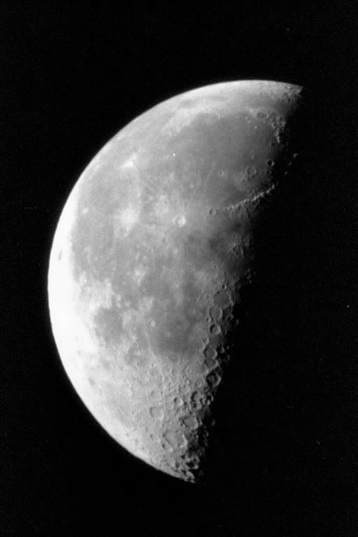
%> input picture 3 year/5 semestr/MPOC/Lab5/moon.tif, 358 x 537 px
$ octave task3.m   (GNU Octave 9; MATLAB toolbox functions it lacks are replaced by stand-ins)
%> lines starting %> are read from the running program, lines starting %| are printed output that depends on the picture
clc
close all
clear all

pkg image load

image = imread('moon.tif');
%> image is the input picture: size 537x358 uint8; min 0, max 253, mean 52.9
image_gaussian = imnoise(image, 'gaussian', 0, 0.01);
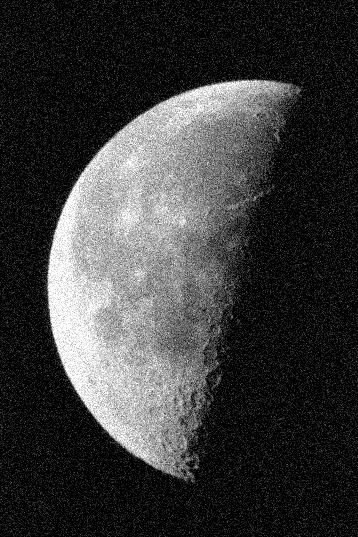
%> image_gaussian: size 537x358 uint8; min 0, max 255, mean 58.4
image_salt_pepper = imnoise(image, 'salt & pepper', 0.05);
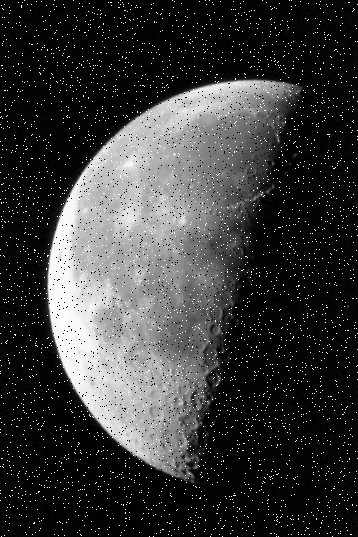
%> image_salt_pepper: size 537x358 uint8; min 0, max 255, mean 56.7
image_speckle = imnoise(image, 'speckle', 0.05);
image_poisson = imnoise(image, 'poisson');

h3x3 = fspecial('average', [3 3]);
h5x5 = fspecial('average', [5 5]);
h7x7 = fspecial('average', [7 7]);

image_gaussian_3x3 = imfilter(image_gaussian, h3x3);
image_gaussian_5x5 = imfilter(image_gaussian, h5x5);
image_gaussian_7x7 = imfilter(image_gaussian, h7x7);

image_salt_pepper_3x3 = imfilter(image_salt_pepper, h3x3);
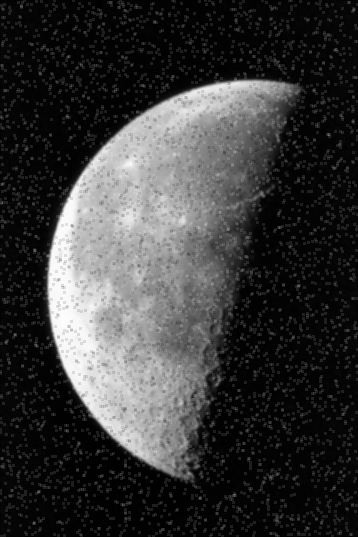
%> image_salt_pepper_3x3: size 537x358 uint8; min 0, max 253, mean 56.7
image_salt_pepper_5x5 = imfilter(image_salt_pepper, h5x5);
image_salt_pepper_7x7 = imfilter(image_salt_pepper, h7x7);

image_speckle_3x3 = imfilter(image_speckle, h3x3);
image_speckle_5x5 = imfilter(image_speckle, h5x5);
image_speckle_7x7 = imfilter(image_speckle, h7x7);

image_poisson_3x3 = imfilter(image_poisson, h3x3);
image_poisson_5x5 = imfilter(image_poisson, h5x5);
image_poisson_7x7 = imfilter(image_poisson, h7x7);

figure;
subplot(2, 3, 1), imshow(image_gaussian_3x3), title('Gaussian 3x3');
subplot(2, 3, 2), imshow(image_gaussian_5x5), title('Gaussian 5x5');
subplot(2, 3, 3), imshow(image_gaussian_7x7), title('Gaussian 7x7');
subplot(2, 3, 4), imshow(image_salt_pepper_3x3), title('Salt & Pepper 3x3');
subplot(2, 3, 5), imshow(image_salt_pepper_5x5), title('Salt & Pepper 5x5');
subplot(2, 3, 6), imshow(image_salt_pepper_7x7), title('Salt & Pepper 7x7');

h_hp = fspecial('laplacian', 0.2);

image_hp_gaussian = imfilter(image_gaussian, h_hp);
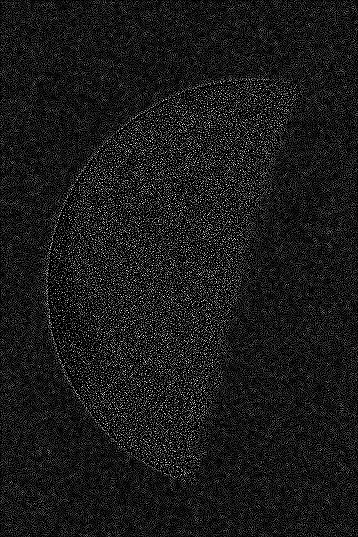
%> image_hp_gaussian: size 537x358 uint8; min 0, max 255, mean 26.9
image_hp_salt_pepper = imfilter(image_salt_pepper, h_hp);
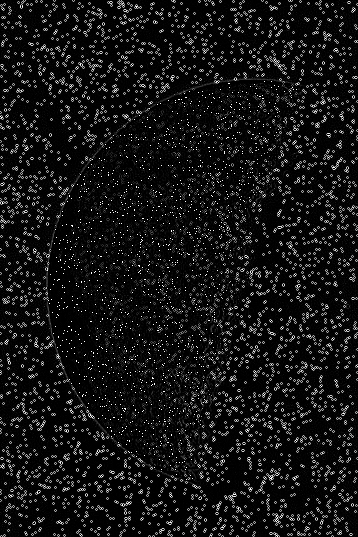
%> image_hp_salt_pepper: size 537x358 uint8; min 0, max 255, mean 20.4
image_hp_speckle = imfilter(image_speckle, h_hp);
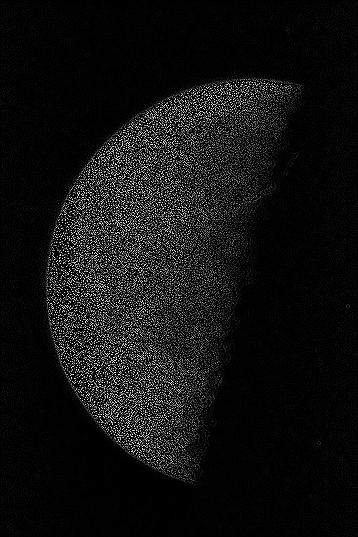
%> image_hp_speckle: size 537x358 uint8; min 0, max 255, mean 17.5
image_hp_poisson = imfilter(image_poisson, h_hp);
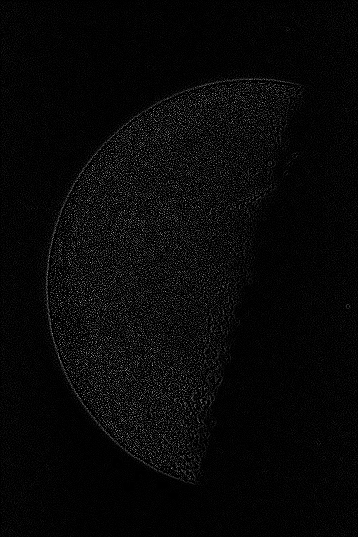
%> image_hp_poisson: size 537x358 uint8; min 0, max 189, mean 8.2

figure;
subplot(2, 2, 1), imshow(image_hp_gaussian), title('HP Gaussian');
subplot(2, 2, 2), imshow(image_hp_salt_pepper), title('HP Salt & Pepper');
subplot(2, 2, 3), imshow(image_hp_speckle), title('HP Speckle');
subplot(2, 2, 4), imshow(image_hp_poisson), title('HP Poisson');
